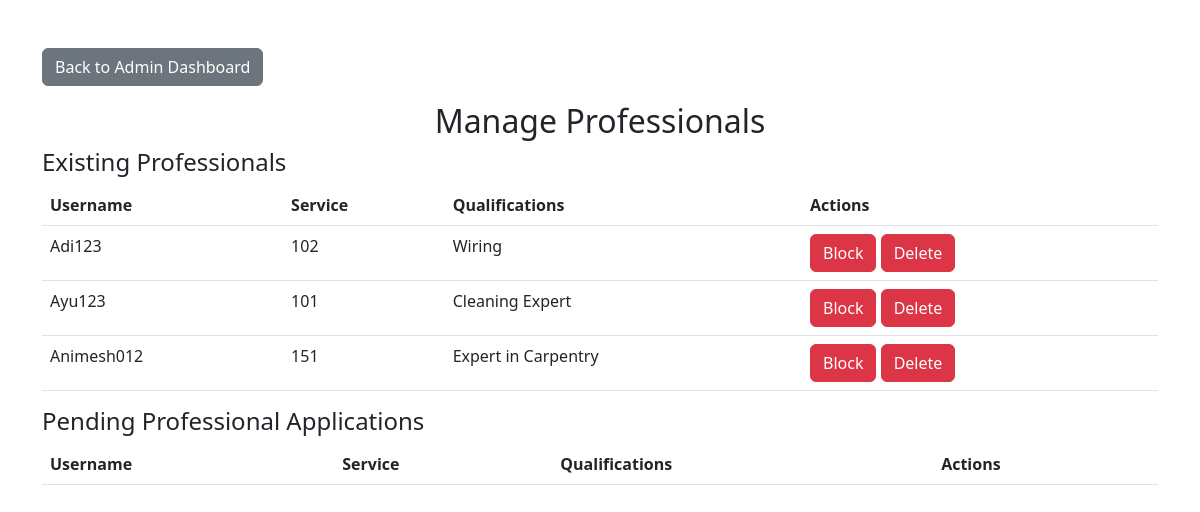
/admin/professionals (signed in), run on the app's committed database.
### model.py (models this page shows)
class Professional(db.Model):
    __tablename__ = "professional"
    pid = db.Column(db.Integer, primary_key=True)
    username = db.Column(db.String(80), unique=True, nullable=False)  # Ensure this column exists
    password = db.Column(db.String(200), nullable=False)
    fname = db.Column(db.String(80), nullable=False)
    lname = db.Column(db.String(80), nullable=True)
    service = db.Column(db.String(100), nullable=False)
    qualifications = db.Column(db.String(500), nullable=True)
    blocked = db.Column(db.Boolean, default=False)  # Block status, defaults to False (not blocked)

### app.py (the view, shortened to what this page needs)
@app.route('/admin/professionals', methods=['GET'])
def manage_professionals():
    if session.get('role') != 'admin':
        flash("Unauthorized access.", "danger")
        return redirect('/login')
    professionals = Professional.query.all()
    pending_professionals = AppliedProfessional.query.all()
    return render_template('admin_professional.html', professionals=professionals, pending_professionals=pending_professionals)

### templates/admin_professional.html (shortened to what this page needs)
<!DOCTYPE html>
<html lang="en">
<head>
    <link href="https://cdn.jsdelivr.net/npm/bootstrap@5.3.0/dist/css/bootstrap.min.css" rel="stylesheet">
</head>
<body>
    <div class="container mt-5">
        <div class="mb-3">
            <a href="{{ url_for('admin_dashboard') }}" class="btn btn-secondary">Back to Admin Dashboard</a>
        </div>
        <h2 class="text-center">Manage Professionals</h2>
        <h4>Existing Professionals</h4>
        <table class="table">
            <thead>
                <tr>
                    <th>Username</th>
                    <th>Service</th>
                    <th>Qualifications</th>
                    <th>Actions</th>
                </tr>
            </thead>
            <tbody>
                {% for professional in professionals %}
                    <tr>
                        <td>{{ professional.username }}</td>
                        <td>{{ professional.service }}</td>
                        <td>{{ professional.qualifications }}</td>
                        <td>
                            {% if professional.blocked %}
                                <form method="POST" action="/admin/professionals/unblock/{{ professional.pid }}" style="display:inline;">
                                    <button type="submit" class="btn btn-warning">Unblock</button>
                                </form>
                            {% else %}
                                <form method="POST" action="/admin/professionals/block/{{ professional.pid }}" style="display:inline;">
                                    <button type="submit" class="btn btn-danger">Block</button>
                                </form>
                            {% endif %}
                            <form method="POST" action="/admin/professionals/delete/{{ professional.pid }}" style="display:inline;">
                                <button type="submit" class="btn btn-danger">Delete</button>
                            </form>
                        </td>
                    </tr>
                {% endfor %}
            </tbody>
        </table>
        <h4>Pending Professional Applications</h4>
        <table class="table">
            <thead>
                <tr>
                    <th>Username</th>
                    <th>Service</th>
                    <th>Qualifications</th>
                    <th>Actions</th>
                </tr>
            </thead>
        </table>
    </div>
</body>
</html>

### data on the page
Professional: username "Adi123", service "102", qualifications "Wiring"
Professional: username "Ayu123", service "101", qualifications "Cleaning Expert"
Professional: username "Animesh012", service "151", qualifications "Expert in Carpentry"
